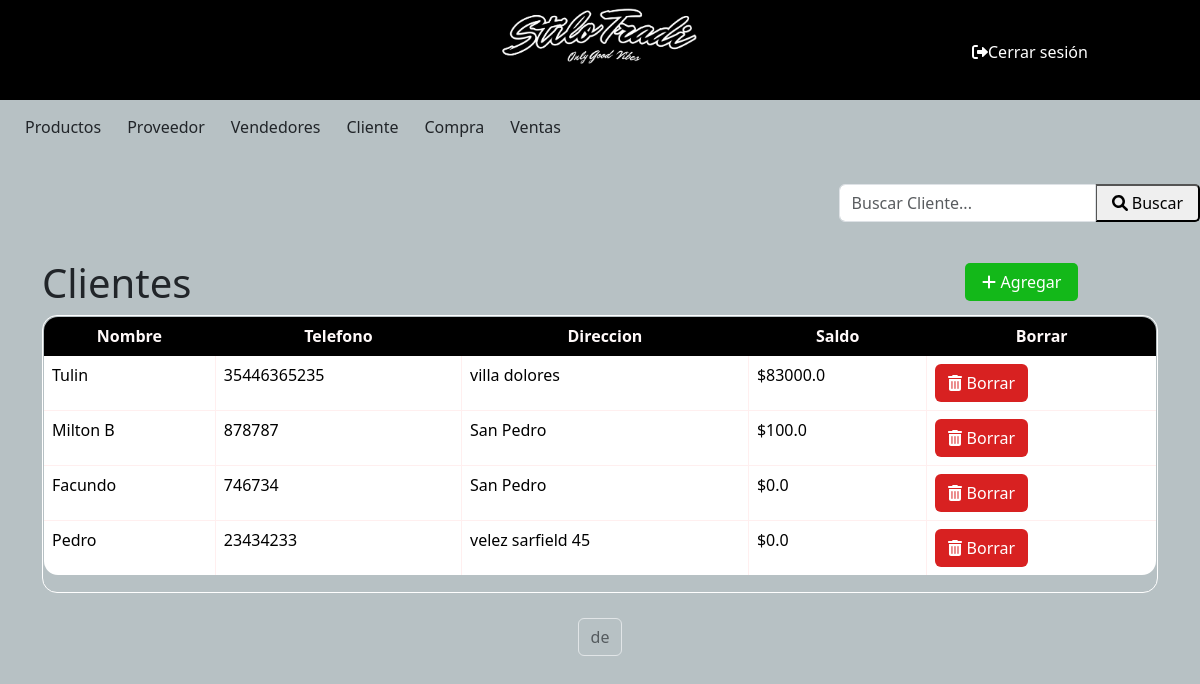
The page /cliente/ on the database its author committed.
### miAplicacion/models.py (models this page shows, shortened)
class Cliente(models.Model):
    Nombre = models.CharField (max_length=50)
    Telefono = models.IntegerField ()
    Direccion = models.CharField (max_length=50)
    Saldo = models.FloatField ()

### miAplicacion/views.py (the view)
# urls.py: path('cliente/', views.tabla_cliente, name='cliente'),
def tabla_cliente(request):
    cliente = Cliente.objects.all()
    context = {'cliente': cliente}
    return render(request, 'cliente.html', context)

### miProyecto/templates/cliente.html (shortened to what this page needs)
{% include 'base.html' %}
{% block content %}
{% load bootstrap5 %}
{% load static %}
<!DOCTYPE html>
<div class="d-flex justify-content-end align-items-end mb-3">
    <form method="GET" action="{% url 'clienteLista' %}">
        <div class="input-group">
            <input type="text" class="form-control inputApagado" name="q" value="{{ query }}" placeholder="Buscar Cliente...">
            <button class="btn-buscar btn-primary  type="submit> <i class="fas fa-search"></i> Buscar</button>
        </div>
    </form>
</div>
<head>
    {% bootstrap_css %}
</head>
<body>
    <div class="container">
        <div class="d-flex" >
            <a class="btn-agregar"   href="{% url 'ClienteNuevo' %}"> <i class="fas fa-plus"></i> Agregar</a></td>
        </div>
        <h1>Clientes</h1>
        <div  class=" table-responsive">
            <table class="table rounded-table table-bordered">
                <thead>
                    <tr>
                        <tr>
                            <th>Nombre</th>
                            <th>Telefono</th>
                            <th scope="col" class="d-none d-md-table-cell" >Direccion</th>
                            <th>Saldo</th>
                            <th>Borrar</th>
                        </tr>
                    </tr>
                </thead>
                <tbody>
                    {% for cliente in cliente %}
                    <tr style ="cursor: pointer;" onclick="window.location.href='/cliente/ClienteModif/{{cliente.id}}'">
                        <td>{{ cliente.Nombre}}</td>
                        <td>{{ cliente.Telefono}}</td>
                        <td class="d-none d-md-table-cell">{{ cliente.Direccion}}</td>
                        <td>${{ cliente.Saldo}}</td>
                        <td><a class="btn custom-btn2" href="/cliente/ClienteBorrar/{{cliente.id}}"> <i class="fas fa-trash-alt"></i> Borrar</a>
                    </tr>
                    {% endfor %}
                </tbody>
            </table>
        </div>
    </div>
    <div class="pagination justify-content-center mt-3">
        <span class="current-page btn btn-outline-light disabled text-dark mb-3">
            {{ page_obj.number }} de {{ page_obj.paginator.num_pages }}
        </span>
    </div>
</body>
</html>
{% endblock %}

### miProyecto/static/estilos.css (style rules this page uses)
.form-control { width: 100%; margin: 5px 0; padding: 10px; border: 1px solid #ccc; border-radius: 5px; }
input, select, textarea { width: 100%; margin: 5px 0; padding: 10px; border: 1px solid #ccc; border-radius: 5px; }
.btn.custom-btn2 { background-color: rgb(216, 33, 33); color:#ffffff; }
.btn-agregar { background-color: #13b819; border: none; color: white; padding: 7px 17px; text-align: center; text-decoration: none; display: inline-block; font-size: 16px; margin: 4px 80px; cursor: pointer; border-radius: 5px; margin-left: 81%; position: absolute; }
.btn-buscar { border-radius: 5px; padding: 5px 15px; height: 38px; margin-top: 5px; }
.table-responsive { overflow: hidden; border-collapse: separate; border: 1px solid #ffffff; border-radius: 15px; }
.rounded-table { border-radius: 15px; overflow: hidden; }
.table thead th { border: 1px solid #000000; padding: 8px; text-align: center; background-color: #000000; color: #fff9f9; vertical-align: bottom; }
.table tbody td { border: 1px solid #ffefef; padding: 8px; }
.table { width: 100%; border-collapse: collapse; border: 1px solid #dee2e6; border-radius: 15px; }
.container { position: relative; margin-bottom: 25px; }

### miProyecto/templates/base.html (style rules this page uses)
body { background-color: rgb(183, 193, 196); }

### miProyecto/templates/cliente.html (style rules this page uses)
body { background-color: rgb(183, 193, 196); }

### rows shown on the page
Cliente: Nombre "Tulin", Telefono "35446365235", Direccion "villa dolores", Saldo "83000.0"
Cliente: Nombre "Milton B", Telefono "878787", Direccion "San Pedro", Saldo "100.0"
Cliente: Nombre "Facundo", Telefono "746734", Direccion "San Pedro", Saldo "0.0"
Cliente: Nombre "Pedro", Telefono "23434233", Direccion "velez sarfield 45", Saldo "0.0"
